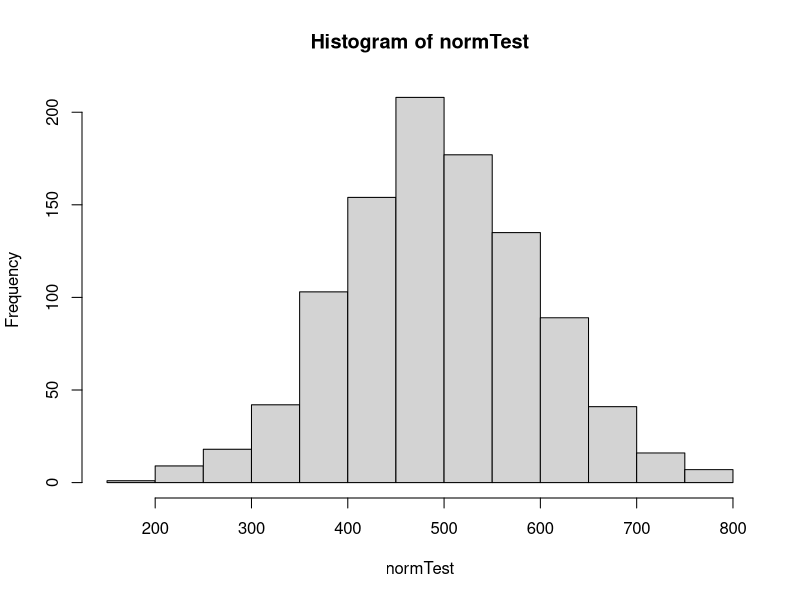
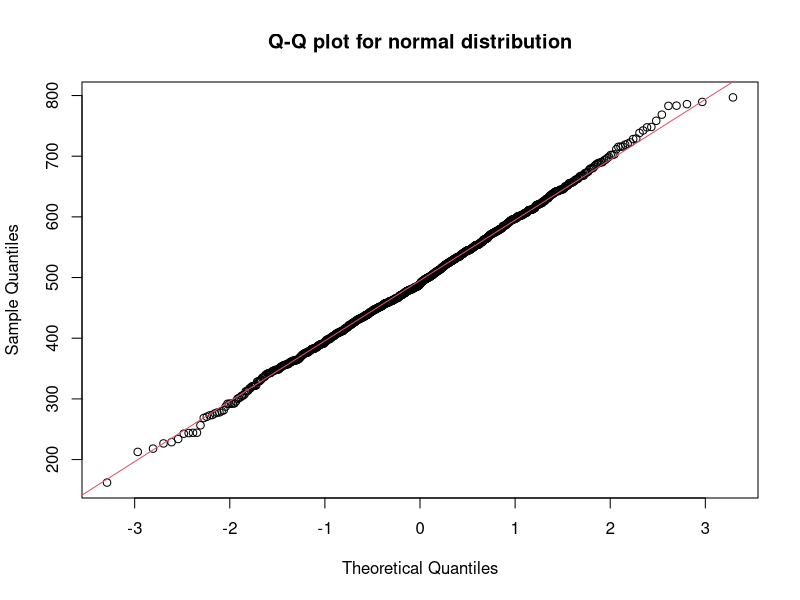
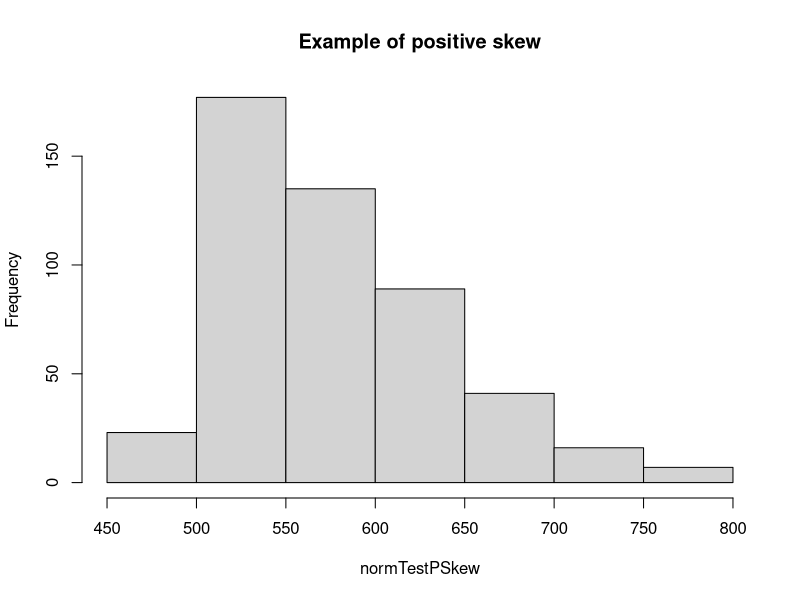
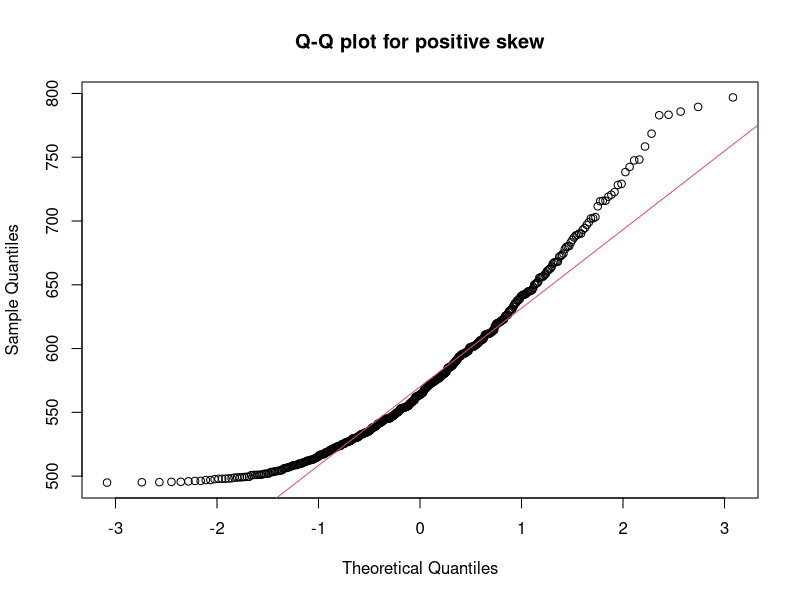
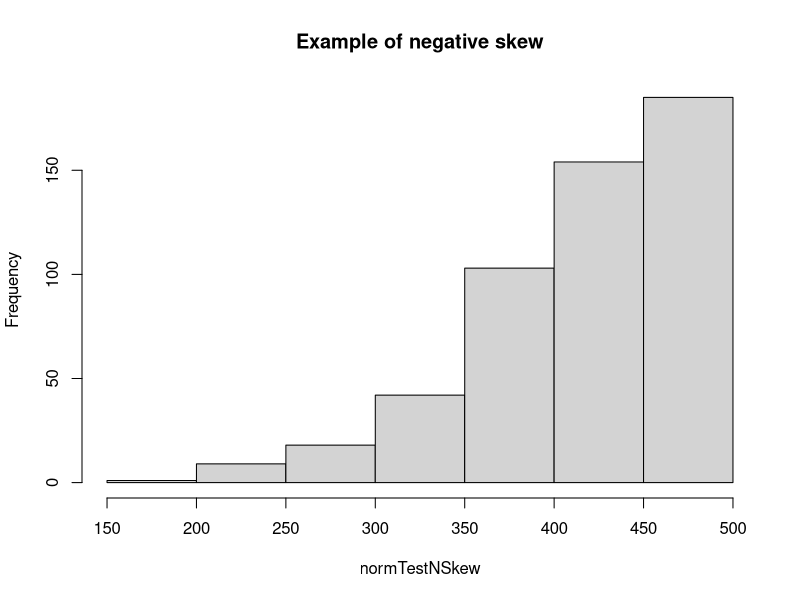
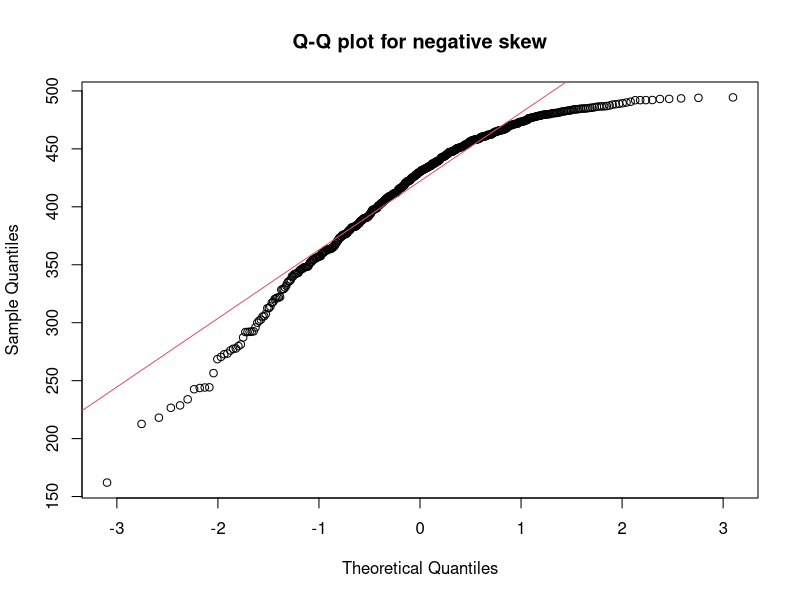
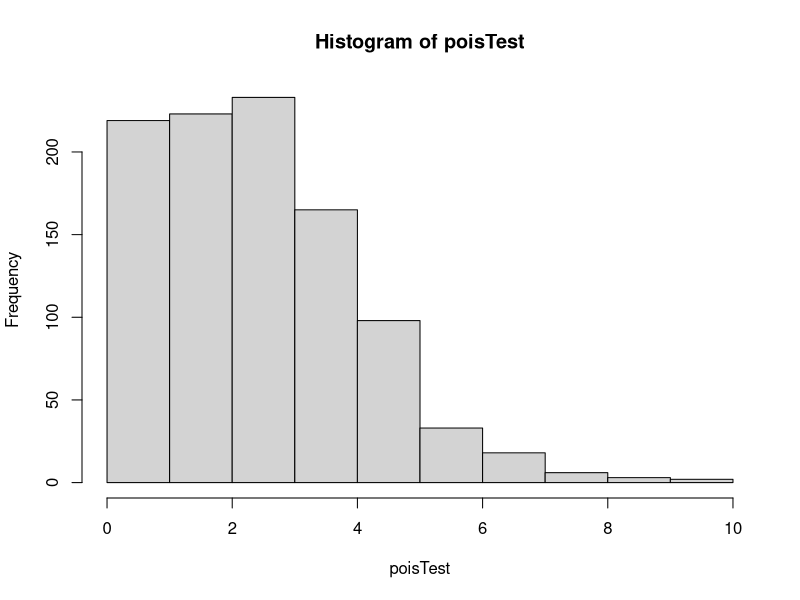
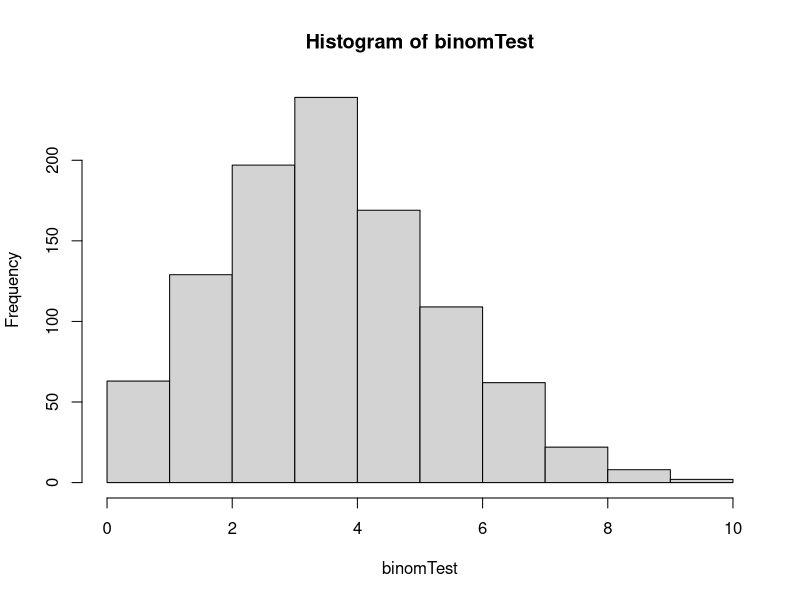

These figures' R source, in order:
# Meta -----
# Play with different distributions
# code by: b.anderson@soton.ak.uk (@dataknut)

# Functions ----
checkFolder <- function(name) { #checks if folder exists and if not, creates it
  if(dir.exists(plotsf)) {
    print(paste0(plotsf, " folder exists, no need to create"))
  } else {
    print(paste0(plotsf, " folder does not exist, creating")) 
    dir.create(plotsf)
  }
}

# Housekeeping ----
# Working directory is:
getwd()

# change the working directory to where you want to save results (the plots)
setwd("~/UoS One Drive/PG/Southampton/FEEG6025 Data Analysis & Experimental Methods for Engineers/Week 3")

# Set name of folder for storing plots (saves re-typing each time we save a plot)
plotsf <- "plots"
# Use the checkFolder functon to see if the plots folder exists, if not create it so we can save the plots
checkFolder(plotsf)  

# clear the workspace
rm(list=ls())

# create a useful separator
sep <- "\n################\n"

# Check working directory is:
getwd()

# print the separator
cat(sep)

# Testing Normal with a mean of m and standard deviation of s ----
normTest <- rnorm(1000, mean = 500, sd = 100)
summary(normTest)
hist(normTest)
dev.copy(png,"plots/normTestHist.png")
dev.off()
# use a qnormal plot to test for normality
# R lets us add a theoretical line to the plot for comparison
qqnorm(normTest, main = "Q-Q plot for normal distribution")
  qqline(normTest, col = 2)
dev.copy(png,"plots/normTestQQ.png")
dev.off()

# Create a +ve skewed version by force ----
normTestPSkew <- normTest[normTest > mean(normTest)] # values > than the mean
summary(normTestPSkew)
hist(normTestPSkew, main = "Example of positive skew")
dev.copy(png,"plots/normTestPSkewHist.png")
dev.off()
# use a qnormal plot to test for normality
qqnorm(normTestPSkew, main = "Q-Q plot for positive skew")
  qqline(normTestPSkew, col = 2)
dev.copy(png,"plots/normTestPSkewQQ.png")
dev.off()
# to test for skew need
# packages.install("e1071")
# or
# packages.install("moments")
# library(e1071)
# skewness(normTestPSkew)

# Create a -ve skewed version by force ----
normTestNSkew <- normTest[normTest < mean(normTest)] # values < than the mean
summary(normTestNSkew)
hist(normTestNSkew, main = "Example of negative skew")
dev.copy(png,"plots/normTestNSkewHist.png")
dev.off()
# use a qnormal plot to test for normality
qqnorm(normTestNSkew, main = "Q-Q plot for negative skew")
  qqline(normTestNSkew, col = 2)
dev.copy(png,"plots/normTestNSkewQQ.png")
dev.off()
# skewness(normTestNSkew)

cat(sep)
# Testing Poisson, lambda = average number of events per unit time ----
poisTest <- rpois(1000, lambda = 3)
summary(poisTest)
hist(poisTest)
# Save it into the working directory. 
# Seriously, this is what you have to do.
# When we start using ggplot instead of plot things will get better.
# Things can only get better.
dev.copy(png,"plots/poisTestHist.png")
dev.off()

cat(sep)
# Testing Binomial ----
binomTest <- rbinom(1000, 20, 0.2)
hist(binomTest)
summary(binomTest)
dev.copy(png,"plots/binomTestHist.png")
dev.off()

cat(sep)
# Testing Exponential ----
expTest <- rexp(1000, 1)
hist(expTest)
summary(expTest)
dev.copy(png,"plots/expTestHist.png")
dev.off()

cat(sep)
# Testing standard normal - R defaults to mean = 0 & sd = 1 if you don't specifiy ----
stNormTest <- rnorm(1000)
summary(stNormTest)
hist(stNormTest)
# add lower & upper 95% lines
abline(v = c(-1.96,1.96), col="red")
# add text labels
text(-1.96,100, "-1.96", col="red")
text(1.96,100, "1.96", col="red")
text(-1.96, 180, pos = "4", "<----------", col = "red")
text(1.96, 180, pos = "2", "---------->", col = "red")
text(0, 180, "95% of the distribution is here", col = "red", pos = 3) # how to make background a different colour?
# save it
dev.copy(png,"plots/stNormTestHist.png")
dev.off()

cat(sep)
# Calculating confidence intervals using the initial normal distribution ----
m <- mean(normTest)
s <- sd(normTest)
n <- length(normTest)
se <- s/sqrt(n)

error <- qnorm(0.975)*se

normTestCIu <- m + error
normTestCIl <- m - error

hist(normTest, sub = "Red line = mean, green lines = 95% CI of the mean - not central 95% of the distribution")
# add the mean
abline(v = m, col="red")
# add lower & upper 95% lines
abline(v = c(normTestCIl,normTestCIu), col="green")

# save it
dev.copy(png,"plots/NormTestHistCI.png")
dev.off()

print(paste0("normTest lower 95% CI: ", round(normTestCIl, digits = 2)))
print(paste0("normTest mean: ", round(m, digits = 2)))
print(paste0("normTest lower 95% CI: ", round(normTestCIu, digits = 2)))

# now go back to the top and change the value of 1000 to 10,000 in:
# normTest <- rnorm(1000, mean = 500, sd = 100)
# then re-run the whole script - what do you notice about the new 95% CIs?

